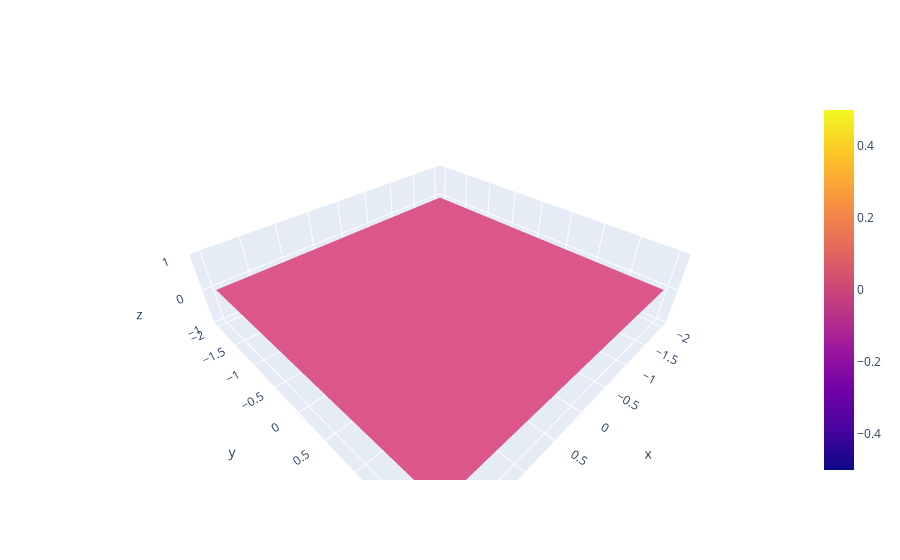

Notebook source saved alongside this figure:
### Code cell
import plotly.graph_objects as go

def visualize(data, fig):
    if env_name == "quadrotor":
        data = data[:,0]
    fig.add_trace(go.Surface(
        x=xs, y=ys, z=jnp.reshape(data, (xs.shape[0], ys.shape[0]))
    ))
fig = go.Figure()
visualize(data[1e-8], fig)
fig

### Figure 1 — Plotly figure (JSON) as saved in the notebook; plotly's stock layout.template omitted (floating-point values rounded to 4 significant figures; data arrays with more than 128 entries replaced by an {"elided": "..."} marker saying what was removed)
{"data": [{"type": "surface", "x": [-2, -1.918, -1.837, -1.755, -1.673, -1.592, -1.51, -1.429, -1.347, -1.265, -1.184, -1.102, -1.02, -0.9388, -0.8571, -0.7755, -0.6939, -0.6122, -0.5306, -0.449, -0.3673, -0.2857, -0.2041, -0.1224, -0.04082, 0.04082, 0.1224, 0.2041, 0.2857, 0.3673, 0.449, 0.5306, 0.6122, 0.6939, 0.7755, 0.8571, 0.9388, 1.02, 1.102, 1.184, 1.265, 1.347, 1.429, 1.51, 1.592, 1.673, 1.755, 1.837, 1.918, 2], "y": [-2, -1.918, -1.837, -1.755, -1.673, -1.592, -1.51, -1.429, -1.347, -1.265, -1.184, -1.102, -1.02, -0.9388, -0.8571, -0.7755, -0.6939, -0.6122, -0.5306, -0.449, -0.3673, -0.2857, -0.2041, -0.1224, -0.04082, 0.04082, 0.1224, 0.2041, 0.2857, 0.3673, 0.449, 0.5306, 0.6122, 0.6939, 0.7755, 0.8571, 0.9388, 1.02, 1.102, 1.184, 1.265, 1.347, 1.429, 1.51, 1.592, 1.673, 1.755, 1.837, 1.918, 2], "z": {"elided": "50x50 int values"}}], "layout": {}}
